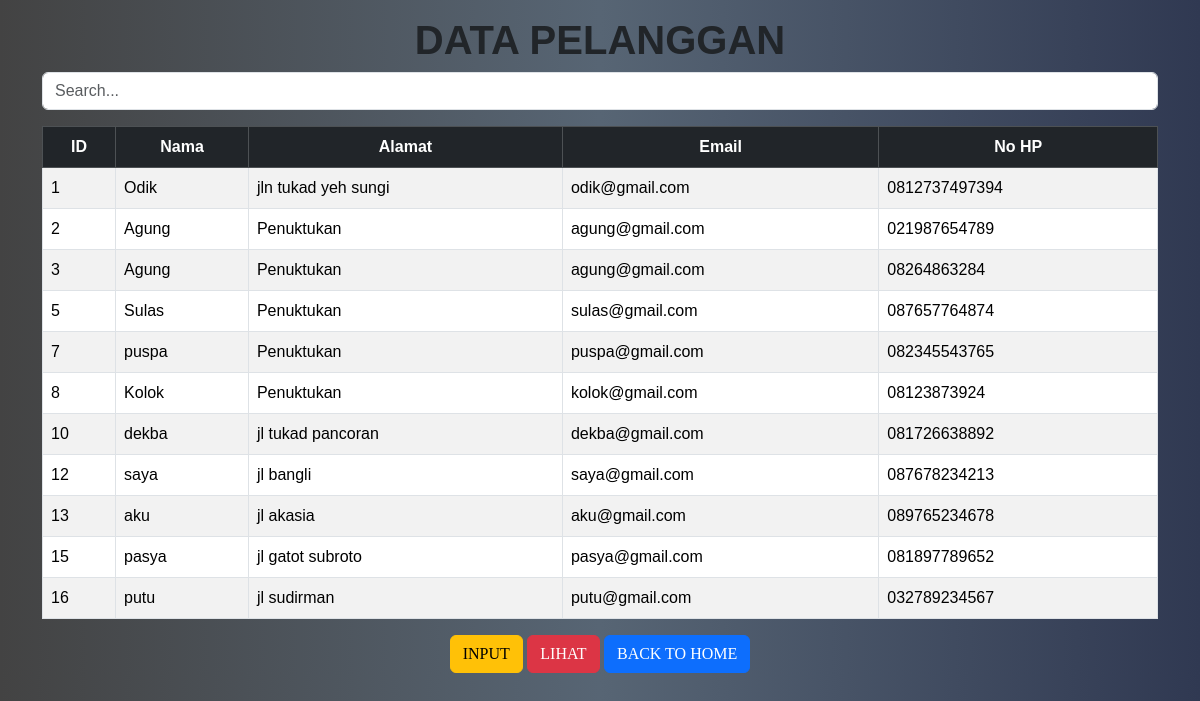
The page /Tabel/Pelanggan/tabel_pelanggan.php (signed in) on the database its author committed.
### tables this page shows
CREATE TABLE `tb_pelanggan` (
  `id_pelanggan` int(50) NOT NULL,
  `nama_pelanggan` varchar(100) NOT NULL,
  `alamat_pelanggan` varchar(100) NOT NULL,
  `no_hp_pelanggan` varchar(30) NOT NULL,
  `email_pelanggan` varchar(100) NOT NULL
);

### Tabel/Pelanggan/tabel_pelanggan.php (the view, shortened to what this page needs)
<?php
include '../../backend/koneksi.php';
$sql = "SELECT * FROM tb_pelanggan";
$result = mysqli_query($conn, $sql);
?>
<!DOCTYPE html>
<html lang="en">
<head>
    <link href="https://cdn.jsdelivr.net/npm/bootstrap@5.3.3/dist/css/bootstrap.min.css" rel="stylesheet">
</head>
<body>
    <div class="container">
        <h1 class="text-center fw-semibold text-uppercase mt-3">Data Pelanggan</h1>
            <div class="table-container">
                <input class="form-control mb-3" id="searchInput" type="text" placeholder="Search...">
                    <div class="table-responsive">
                        <table class="table table-striped table-hover table-bordered">
                            <thead class="table-dark text-center">
                                <tr>
                                    <th>ID</th>
                                    <th>Nama</th>
                                    <th>Alamat</th>
                                    <th>Email</th>
                                    <th>No HP</th>
                                </tr>
                            </thead>
                            <tbody id="pelangganTable">
                                <?php if (mysqli_num_rows($result) > 0): ?>
                                <?php while ($row = mysqli_fetch_assoc($result)): ?>
                                    <tr>
                                        <td><?php echo htmlspecialchars($row['id_pelanggan']); ?></td>
                                        <td><?php echo htmlspecialchars($row['nama_pelanggan']); ?></td>
                                        <td><?php echo htmlspecialchars($row['alamat_pelanggan']); ?></td>
                                        <td><?php echo htmlspecialchars($row['email_pelanggan']); ?></td>
                                        <td><?php echo htmlspecialchars($row['no_hp_pelanggan']); ?></td>
                                    </tr>
                                <?php endwhile; ?>
                                <?php else: ?>
                                    <tr>
                                        <td colspan="5" class="text-center">Tidak ada data pelanggan</td>
                                    </tr>
                                <?php endif; ?>
                            </tbody>
                        </table>
                    </div>
            </div>
            <div class="btn-container text-center">
                <a href="pelanggan_input.php" class="btn btn-warning">Input</a>
                <a href="pelanggan_lihat.php" class="btn btn-danger">Lihat</a>
                <a href="../../Home.php" class="btn btn-primary">Back to Home</a>
            </div>
    </div>
</body>
</html>

### Tabel/Pelanggan/tabel_pelanggan.php (style rules this page uses)
body { background: linear-gradient(to right, #434343, #576574, #303952); }
.container { font-family: 'Franklin Gothic Medium', 'Arial Narrow', Arial, sans-serif; }
.btn-danger { text-transform: uppercase; font-weight: 500; font-family:Cambria, Cochin, Georgia, Times, 'Times New Roman', serif; }
.btn-warning { text-transform: uppercase; font-weight: 500; font-family:Cambria, Cochin, Georgia, Times, 'Times New Roman', serif; }
.btn-primary { text-transform: uppercase; font-weight: 500; font-family:Cambria, Cochin, Georgia, Times, 'Times New Roman', serif; }

### rows shown on the page
tb_pelanggan: id_pelanggan "1", nama_pelanggan "Odik", alamat_pelanggan "jln tukad yeh sungi", email_pelanggan "odik@gmail.com", no_hp_pelanggan "0812737497394"
tb_pelanggan: id_pelanggan "2", nama_pelanggan "Agung", alamat_pelanggan "Penuktukan", email_pelanggan "agung@gmail.com", no_hp_pelanggan "021987654789"
tb_pelanggan: id_pelanggan "3", nama_pelanggan "Agung", alamat_pelanggan "Penuktukan", email_pelanggan "agung@gmail.com", no_hp_pelanggan "08264863284"
tb_pelanggan: id_pelanggan "5", nama_pelanggan "Sulas", alamat_pelanggan "Penuktukan", email_pelanggan "sulas@gmail.com", no_hp_pelanggan "087657764874"
tb_pelanggan: id_pelanggan "7", nama_pelanggan "puspa", alamat_pelanggan "Penuktukan", email_pelanggan "puspa@gmail.com", no_hp_pelanggan "082345543765"
tb_pelanggan: id_pelanggan "8", nama_pelanggan "Kolok", alamat_pelanggan "Penuktukan", email_pelanggan "kolok@gmail.com", no_hp_pelanggan "08123873924"
tb_pelanggan: id_pelanggan "10", nama_pelanggan "dekba", alamat_pelanggan "jl tukad pancoran", email_pelanggan "dekba@gmail.com", no_hp_pelanggan "081726638892"
tb_pelanggan: id_pelanggan "12", nama_pelanggan "saya", alamat_pelanggan "jl bangli", email_pelanggan "saya@gmail.com", no_hp_pelanggan "087678234213"
tb_pelanggan: id_pelanggan "13", nama_pelanggan "aku", alamat_pelanggan "jl akasia", email_pelanggan "aku@gmail.com", no_hp_pelanggan "089765234678"
tb_pelanggan: id_pelanggan "15", nama_pelanggan "pasya", alamat_pelanggan "jl gatot subroto", email_pelanggan "pasya@gmail.com", no_hp_pelanggan "081897789652"
tb_pelanggan: id_pelanggan "16", nama_pelanggan "putu", alamat_pelanggan "jl sudirman", email_pelanggan "putu@gmail.com", no_hp_pelanggan "032789234567"
